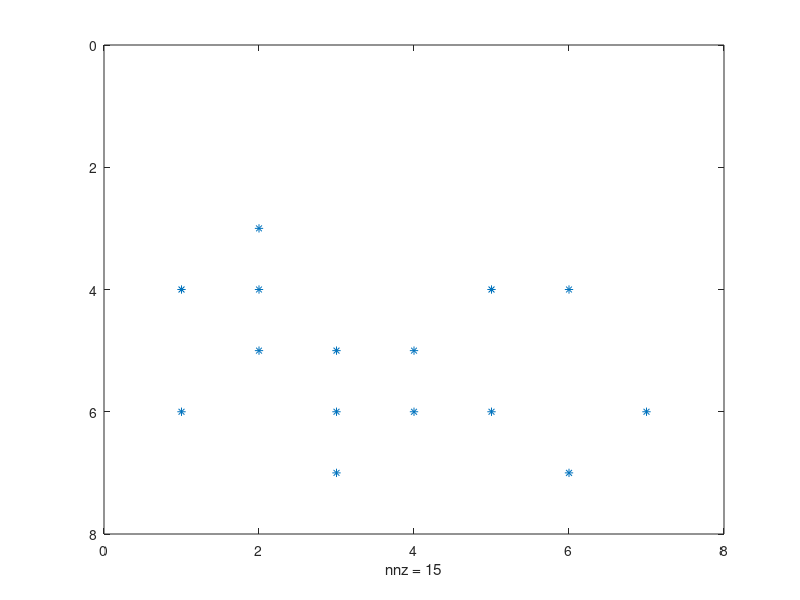
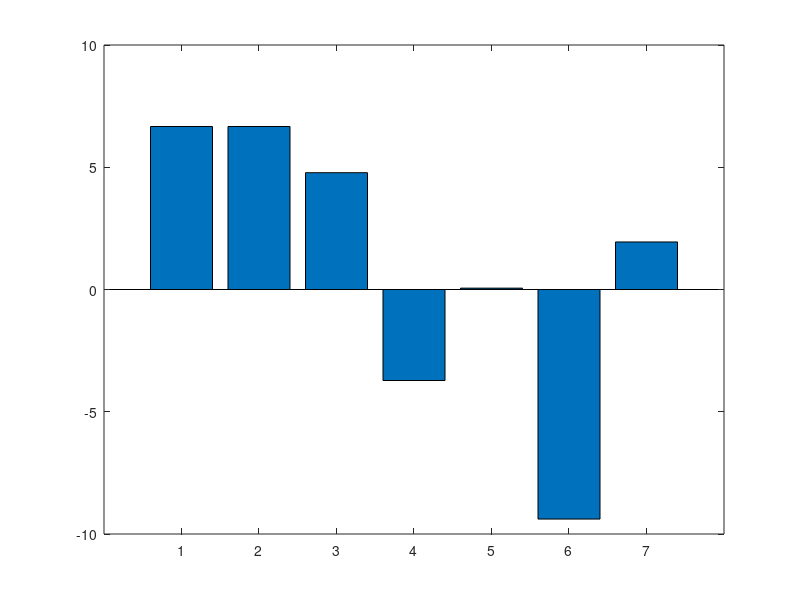

Here is the MATLAB script that generated these plots, in order:
%zadA
Edges = [1, 1, 2, 2, 2, 3, 3, 3, 4, 4, 5, 5, 6, 6, 7;
         4, 6, 3, 4, 5, 5, 6, 7, 5, 6, 4, 6, 4, 7, 6];
numberOfElements = 7;
d = 0.85;
B = sparse(Edges(2,:), Edges(1,:),1,numberOfElements, numberOfElements);
I = speye(numberOfElements);
L = zeros(numberOfElements, 1);
for i = 1:numberOfElements
    L(i) = sum(B(:,i));
    L(i) = 1/L(i);
end
A = spdiags(L,0,numberOfElements, numberOfElements);
M = I - d*B*A;
b = zeros(1,7);
for i = 1:7
    b(i) = (1-d)/numberOfElements;
end

diary("sparse_test.txt")
whos A B I M b 
diary off

spy(B)
print -dpng spy_b

r = M/b;

bar(r)
print -dpng bar_r